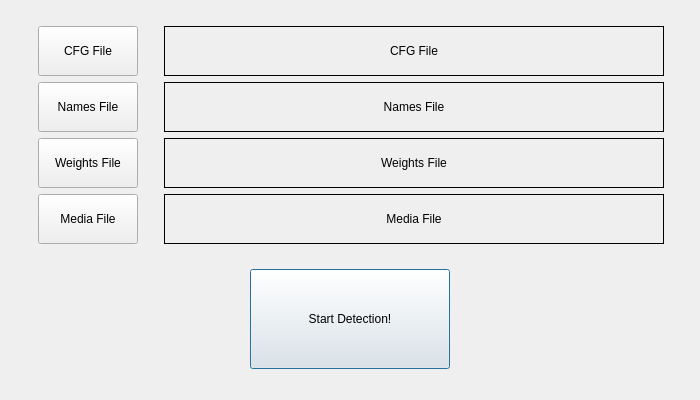
<?xml version="1.0" encoding="UTF-8"?>
<ui version="4.0">
 <class>MainWindow</class>
 <widget class="QDialog" name="MainWindow">
  <property name="geometry">
   <rect>
    <x>0</x>
    <y>0</y>
    <width>700</width>
    <height>400</height>
   </rect>
  </property>
  <property name="windowTitle">
   <string>SaferAuto</string>
  </property>
  <layout class="QVBoxLayout" name="verticalLayout_4">
   <item>
    <layout class="QHBoxLayout" name="horizontalLayout">
     <property name="topMargin">
      <number>15</number>
     </property>
     <item>
      <layout class="QVBoxLayout" name="verticalLayout">
       <property name="sizeConstraint">
        <enum>QLayout::SetFixedSize</enum>
       </property>
       <property name="rightMargin">
        <number>20</number>
       </property>
       <item alignment="Qt::AlignRight">
        <widget class="QPushButton" name="cfgButton">
         <property name="sizePolicy">
          <sizepolicy hsizetype="Fixed" vsizetype="Fixed">
           <horstretch>0</horstretch>
           <verstretch>0</verstretch>
          </sizepolicy>
         </property>
         <property name="minimumSize">
          <size>
           <width>100</width>
           <height>50</height>
          </size>
         </property>
         <property name="maximumSize">
          <size>
           <width>100</width>
           <height>50</height>
          </size>
         </property>
         <property name="text">
          <string>CFG File</string>
         </property>
         <property name="autoDefault">
          <bool>false</bool>
         </property>
         <property name="default">
          <bool>false</bool>
         </property>
         <property name="flat">
          <bool>false</bool>
         </property>
        </widget>
       </item>
       <item alignment="Qt::AlignRight">
        <widget class="QPushButton" name="namesButton">
         <property name="sizePolicy">
          <sizepolicy hsizetype="Fixed" vsizetype="Fixed">
           <horstretch>0</horstretch>
           <verstretch>0</verstretch>
          </sizepolicy>
         </property>
         <property name="minimumSize">
          <size>
           <width>100</width>
           <height>50</height>
          </size>
         </property>
         <property name="maximumSize">
          <size>
           <width>100</width>
           <height>50</height>
          </size>
         </property>
         <property name="text">
          <string>Names File</string>
         </property>
         <property name="autoDefault">
          <bool>false</bool>
         </property>
        </widget>
       </item>
       <item alignment="Qt::AlignRight">
        <widget class="QPushButton" name="weightsButton">
         <property name="sizePolicy">
          <sizepolicy hsizetype="Fixed" vsizetype="Fixed">
           <horstretch>0</horstretch>
           <verstretch>0</verstretch>
          </sizepolicy>
         </property>
         <property name="minimumSize">
          <size>
           <width>100</width>
           <height>50</height>
          </size>
         </property>
         <property name="maximumSize">
          <size>
           <width>100</width>
           <height>50</height>
          </size>
         </property>
         <property name="text">
          <string>Weights File</string>
         </property>
         <property name="autoDefault">
          <bool>false</bool>
         </property>
        </widget>
       </item>
       <item alignment="Qt::AlignRight">
        <widget class="QPushButton" name="mediaButton">
         <property name="sizePolicy">
          <sizepolicy hsizetype="Fixed" vsizetype="Fixed">
           <horstretch>0</horstretch>
           <verstretch>0</verstretch>
          </sizepolicy>
         </property>
         <property name="minimumSize">
          <size>
           <width>100</width>
           <height>50</height>
          </size>
         </property>
         <property name="maximumSize">
          <size>
           <width>100</width>
           <height>50</height>
          </size>
         </property>
         <property name="text">
          <string>Media File</string>
         </property>
         <property name="autoDefault">
          <bool>false</bool>
         </property>
        </widget>
       </item>
      </layout>
     </item>
     <item>
      <layout class="QVBoxLayout" name="verticalLayout_2">
       <property name="rightMargin">
        <number>25</number>
       </property>
       <item>
        <widget class="QLabel" name="cfgTag">
         <property name="minimumSize">
          <size>
           <width>500</width>
           <height>50</height>
          </size>
         </property>
         <property name="maximumSize">
          <size>
           <width>500</width>
           <height>50</height>
          </size>
         </property>
         <property name="frameShape">
          <enum>QFrame::Box</enum>
         </property>
         <property name="text">
          <string>CFG File</string>
         </property>
         <property name="alignment">
          <set>Qt::AlignCenter</set>
         </property>
        </widget>
       </item>
       <item>
        <widget class="QLabel" name="namesTag">
         <property name="minimumSize">
          <size>
           <width>500</width>
           <height>50</height>
          </size>
         </property>
         <property name="maximumSize">
          <size>
           <width>500</width>
           <height>50</height>
          </size>
         </property>
         <property name="frameShape">
          <enum>QFrame::Box</enum>
         </property>
         <property name="text">
          <string>Names File</string>
         </property>
         <property name="alignment">
          <set>Qt::AlignCenter</set>
         </property>
        </widget>
       </item>
       <item>
        <widget class="QLabel" name="weightsTag">
         <property name="minimumSize">
          <size>
           <width>500</width>
           <height>50</height>
          </size>
         </property>
         <property name="maximumSize">
          <size>
           <width>500</width>
           <height>50</height>
          </size>
         </property>
         <property name="frameShape">
          <enum>QFrame::Box</enum>
         </property>
         <property name="text">
          <string>Weights File</string>
         </property>
         <property name="textFormat">
          <enum>Qt::RichText</enum>
         </property>
         <property name="scaledContents">
          <bool>false</bool>
         </property>
         <property name="alignment">
          <set>Qt::AlignCenter</set>
         </property>
        </widget>
       </item>
       <item alignment="Qt::AlignHCenter">
        <widget class="QLabel" name="mediaTag">
         <property name="minimumSize">
          <size>
           <width>500</width>
           <height>50</height>
          </size>
         </property>
         <property name="maximumSize">
          <size>
           <width>500</width>
           <height>50</height>
          </size>
         </property>
         <property name="frameShape">
          <enum>QFrame::Box</enum>
         </property>
         <property name="text">
          <string>Media File</string>
         </property>
         <property name="alignment">
          <set>Qt::AlignCenter</set>
         </property>
        </widget>
       </item>
      </layout>
     </item>
    </layout>
   </item>
   <item alignment="Qt::AlignHCenter|Qt::AlignVCenter">
    <widget class="QPushButton" name="startButton">
     <property name="minimumSize">
      <size>
       <width>200</width>
       <height>100</height>
      </size>
     </property>
     <property name="maximumSize">
      <size>
       <width>200</width>
       <height>100</height>
      </size>
     </property>
     <property name="text">
      <string>Start Detection!</string>
     </property>
    </widget>
   </item>
  </layout>
 </widget>
 <resources/>
 <connections/>
</ui>
